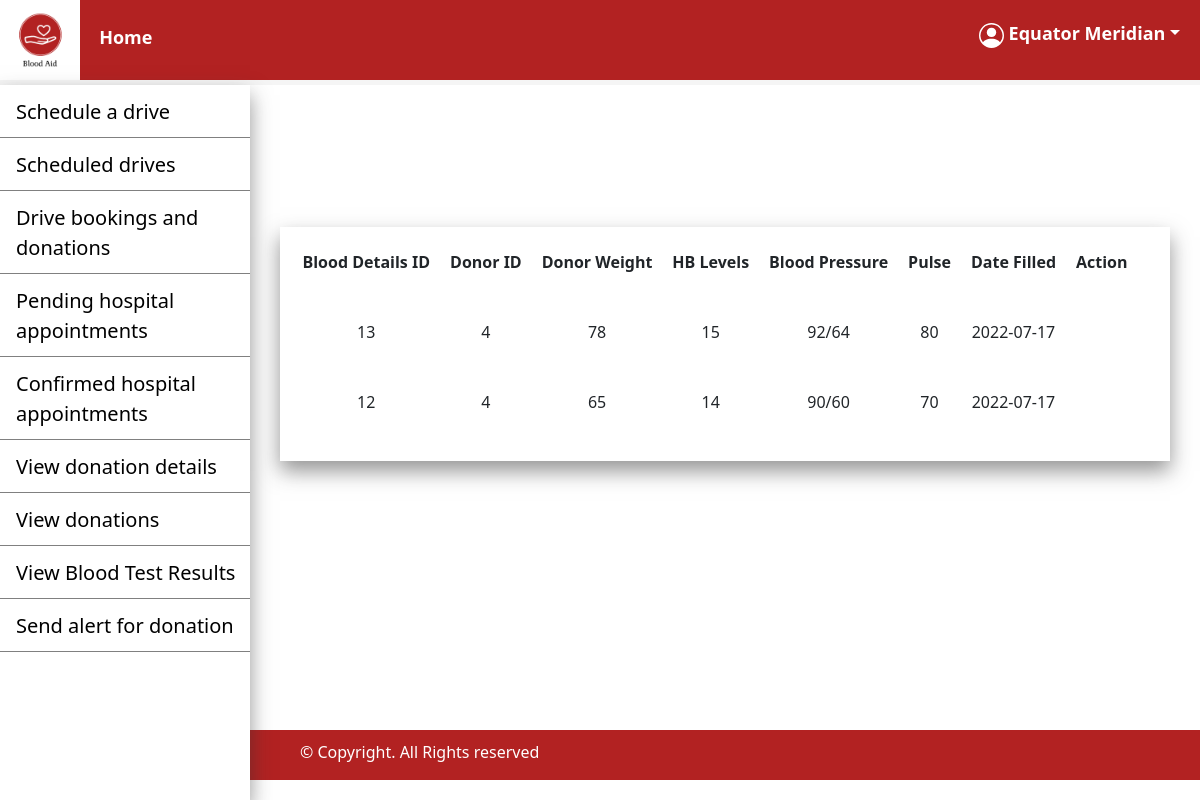
/donate/hospitalViewDonationDetails.php (signed in), run on an earlier commit of the app's database.
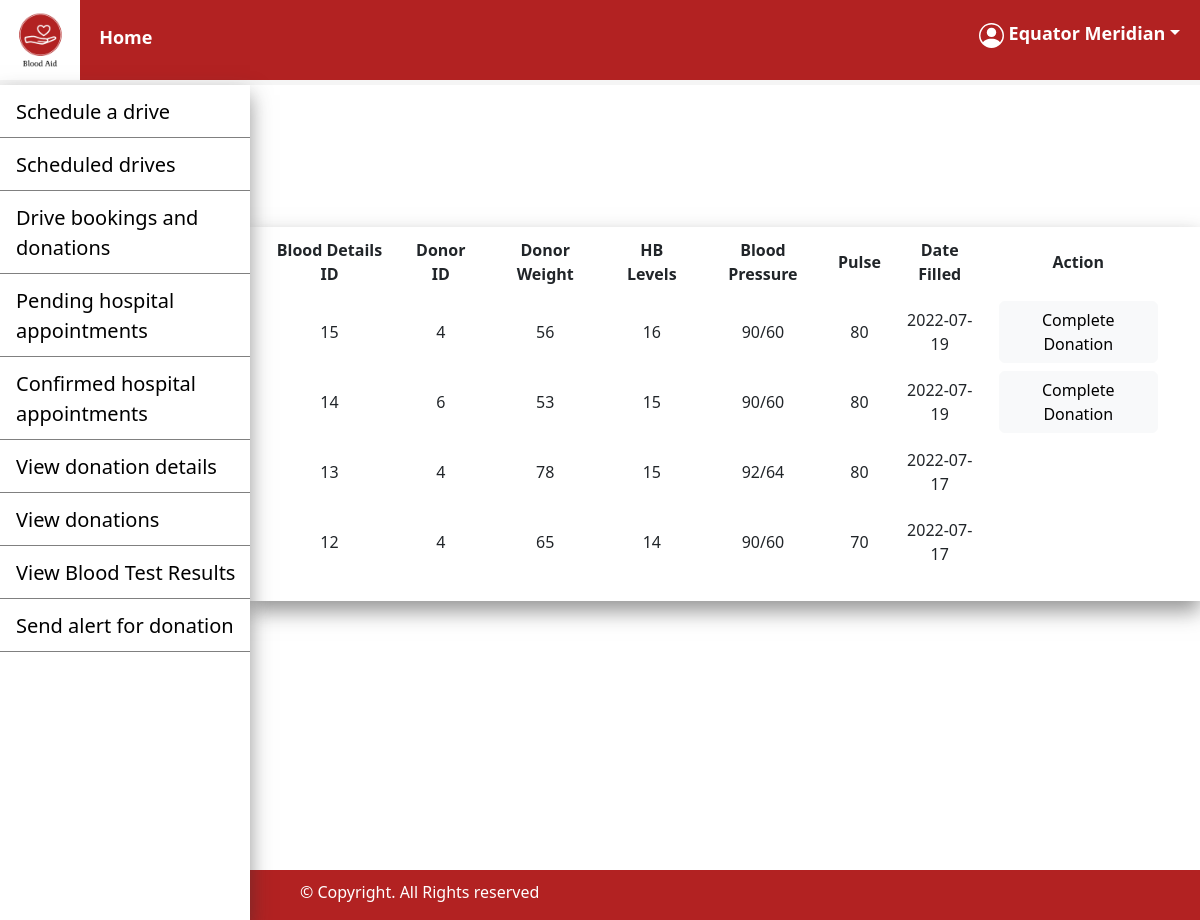
And on a later commit of the database.
### tables this page shows
CREATE TABLE `blood_details` (
  `blood_details_id` int(11) NOT NULL,
  `hospital_id` int(11) NOT NULL,
  `donor_id` int(11) NOT NULL,
  `eligibility_status` varchar(15) NOT NULL,
  `reason` varchar(200) DEFAULT NULL,
  `haemoglobin_levels` float NOT NULL,
  `donor_weight` int(3) NOT NULL,
  `blood_pressure` varchar(5) NOT NULL,
  `pulse` int(3) NOT NULL,
  `date_filled` datetime NOT NULL,
  `donation_status` varchar(10) NOT NULL DEFAULT 'pending'
);

### donate/hospitalViewDonationDetails.php (the view, shortened to what this page needs)
<?php
include('../connection/connect.php');
$id = $_SESSION['id']??null;
$sql = "SELECT * FROM blood_details WHERE hospital_id= $id ORDER BY blood_details_id DESC";
$result = $connection->query($sql);
?>
<!DOCTYPE html>
<html>
    <head>
        <link href="https://cdn.jsdelivr.net/npm/bootstrap@5.2.0-beta1/dist/css/bootstrap.min.css" rel="stylesheet">
        <link href = "https://code.jquery.com/ui/1.10.4/themes/blitzer/jquery-ui.css" rel = "stylesheet">
        <link href = "../css/styles.css" rel = "stylesheet">
    </head>
    <body>
        <header>
        <nav>
            <img id="logo" src="../images/Logo.png" width="80"height="80">
            <a href="../hospital_page.php" style="margin-left:15px;">Home</a>
                <a href = ''style = "float: right;margin-right: 20px; padding-top:20px;" class = 'dropdown-toggle password' id = 'user' data-bs-toggle="dropdown">&nbsp;<?php echo $_SESSION['name']??null;?></a>
            </nav>
        </header>
        <div class="sidenav box-shadow">
            <a href="../blood_drive/drive_scheduling.php">Schedule a drive</a>
            <a href="../blood_drive/driveHospitalView.php">Scheduled drives</a>
            <a href="../blood_drive/hospital_drive.php">Drive bookings and donations</a>
            <a href="../hospital_appointment/hospitalViewPendingAppointment.php">Pending hospital appointments</a>
            <a href="../hospital_appointment/hospitalViewConfirmedAppointment.php">Confirmed hospital appointments</a>
            <a href="hospitalViewDonationDetails.php">View donation details</a>
            <a href="hospitalViewDonations.php">View donations</a>
            <a href="../test_results/HospitalViewReleasedResults.php">View Blood Test Results</a>
            <a href="../hospital/requestBlood.php">Send alert for donation</a>
        </div>
        <main class="main">
            <br><br><br>
            <div class="container">
                <div class="row">
                    <div class="col"></div>
                    <div id = 'confirmedAppointments'class="col-md-auto box-shadow">
                        <?php
                        if (mysqli_num_rows($result) > 0)
                        {?>
                            <table>
                                <thead>
                                    <tr>
                                        <th>Blood Details ID</th>
                                        <th>Donor ID</th>
                                        <th>Donor Weight</th>
                                        <th>HB Levels</th>
                                        <th>Blood Pressure</th>
                                        <th>Pulse</th>
                                        <th>Date Filled</th>
                                        <th>Action</th>
                                        <th></th>
                                    </tr>
                                </thead>
                                <tbody>
                                <tr><?php
                            while($row = mysqli_fetch_assoc($result))
                            {
                                echo "<td>".$row['blood_details_id']."</td>";
                                echo "<td>".$row['donor_id']."</td>";
                                echo "<td>".$row['donor_weight']."</td>";
                                echo "<td>".$row['haemoglobin_levels']."</td>";
                                echo "<td>".$row['blood_pressure']."</td>";
                                echo "<td>".$row['pulse']."</td>";
                                echo "<td>".date('Y-m-d',strtotime($row['date_filled']))."</td>";
                                if($row['donation_status']=='pending'){
                                    echo "<td><a id='buttonconfirm' class='btn btn-light' href=../connection/donationComplete.php?blood_details_id=" .$row['blood_details_id']. ">Complete Donation</a>" . "</td>";
                                }
                                ?>
                                </tr>
                                <?php
                            }?>
                        </tbody>
                        </table><br/>
                        <?php
                        }else {
                           ?><script>alert('No donation details have been entered');window.location.href = '../hospital_page.php';</script>
                        <?php
                        }?>
                    </div><div class="col"></div>
                    </div>
            </div>
        </main>
        <footer class = 'sidenav_footer' style="margin-top:24px;">
            <p>&#169; Copyright. All Rights reserved</p>
        </footer>
    </body>
</html>

What changed in the data, as far as the page shows it:
added blood_details: blood_details_id "15", donor "4", donor_weight "56", haemoglobin_levels "16", blood_pressure "90/60", pulse "80", date_filled "2022-07-19"
added blood_details: blood_details_id "14", donor "6", donor_weight "53", haemoglobin_levels "15", blood_pressure "90/60", pulse "80", date_filled "2022-07-19"
